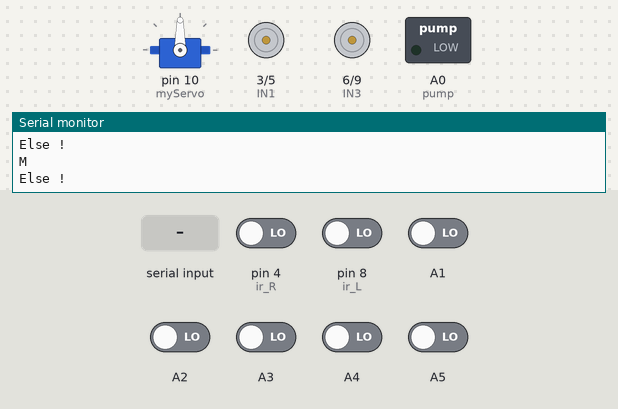
Recording of a sketch running on a simulated Arduino Uno, built with avr-gcc and run on an emulated ATmega328P. Shown: servo, motor-driver pin pairs drawn as motors (green arrow = first pin HIGH = forward, orange = second pin HIGH = backward, longer = more drive), switched loads named in the sketch (green lamp = pin HIGH), the last lines printed to the serial monitor. The test bench sets the inputs (shaded band); at power-on: A1–5, pin 4 (ir_R), pin 8 (ir_L) LOW.

Above: at 1.2 s.
1.3 s: "U" received over the second serial link
3.2 s: "A" received over Serial
At 3.45 s:
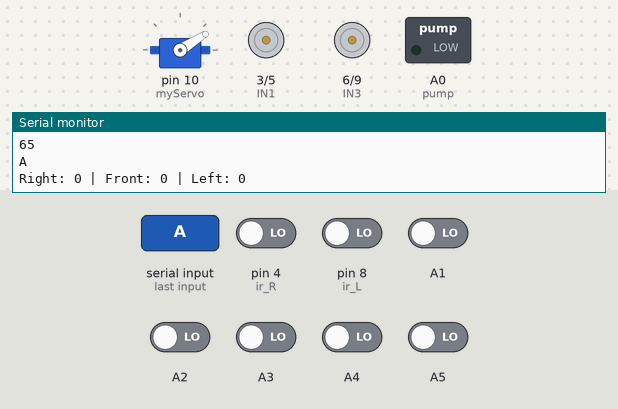
At 4.35 s:
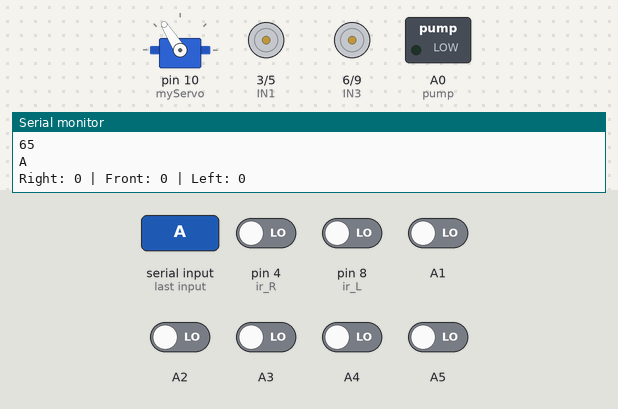
6.2 s: "R" received over Serial
At 9.3 s:
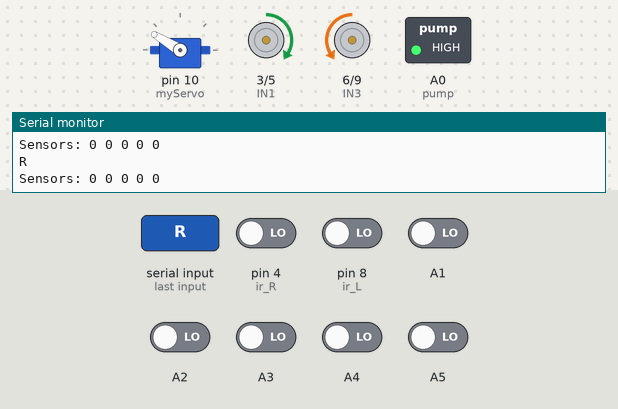
Timing chart, 0 to 10.8 s (numbered marks = the images above; inputs shaded):
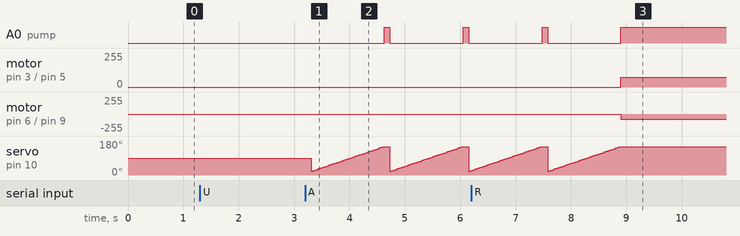

Measured:
- after the input at 6.2 s, A0 (pump): goes on until 8.9 s, then stays HIGH; motor on pin 3 (IN1) / pin 5 (IN2): stopped → forward 75/255 after 2.7 s; motor on pin 6 (IN3) / pin 9 (IN4): stopped → backward 75/255 after 2.7 s; servo on pin 10 (myServo): goes on until 8.9 s, then stays 149°

The sketch:

Switch_Mode.ino
```cpp
#include <Servo.h>
#include <SoftwareSerial.h>

SoftwareSerial mySerial(0, 1); // RX, TX
Servo myServo;  // كائن التحكم في السيرفو

#define IN1 3
#define IN2 5
#define IN3 6
#define IN4 9
#define ir_R 4  // حساس اللهب - يمين
#define ir_L 8  // حساس اللهب - يسار
#define pump A0  // المضخة متصلة بالترانزيستور
#define L2 A1
#define L1 A2
#define middle A3
#define R1 A4
#define R2 A5

// متغير استقبال بيانات البلوتوث
int data;
int Speed = 130;


bool sensorValues[5];
char lastMove = 'F';
char Mode = 'M';                   // F = للأمام، L = يسار، R = يمين
bool SF, SL, SR;

void setup() {
  pinMode(IN1, OUTPUT);
  pinMode(IN2, OUTPUT);
  pinMode(IN3, OUTPUT);
  pinMode(IN4, OUTPUT);
  pinMode(ir_R, INPUT);
  pinMode(ir_L, INPUT);
  pinMode(pump, OUTPUT);

  myServo.attach(10);  // السيرفو متصل بالبن رقم 10
  myServo.write(90);   // الوضع الافتراضي للسيرفو

  for (byte i = 1; i < 6; i++) {
    pinMode(A0 + i, INPUT);
  }
  Serial.begin(9600);
  while (!Serial) {
    ; // wait for serial port to connect. Needed for native USB port only
  }
  mySerial.begin(9600);
}

void loop() {
  if (mySerial.read() == 'U')
    Mode = 'U';
  if (mySerial.read() == 'R' || mySerial.read() == '82')
    Mode = 'R';
  if (mySerial.read() == 'A')
    Mode = 'A';
  Serial.println(Mode);
  switch (Mode) {
    case 'R':
    IR();
    break;
    case 'U':
    manual();
    break;
    case 'A':
    FA();
    break;
    default :
    Serial.println("Else !");
    break;
  }
}

void forward() {
  analogWrite(IN1, 180);
  analogWrite(IN2, 0);
  analogWrite(IN3, 180);
  analogWrite(IN4, 0);
  lastMove = 'F';
}

void right() {
  analogWrite(IN1, 75);
  analogWrite(IN2, 0);
  analogWrite(IN3, 0);
  analogWrite(IN4, 75);
  lastMove = 'R';
}


void left() {
  analogWrite(IN1, 0);
  analogWrite(IN2, 75);
  analogWrite(IN3, 75);
  analogWrite(IN4, 0);
  lastMove = 'L';
}


void readSensors() {
  for (byte i = 0; i < 5; i++) {
    sensorValues[i] = digitalRead(A1 + i);
  }

  Serial.print("Sensors: ");
  for (byte i = 0; i < 5; i++) {
    Serial.print(sensorValues[i]);
    Serial.print(" ");
  }
  Serial.println();
}

void continueLastMove() {
  if (lastMove == 'L') left();
  else if (lastMove == 'R') right();
  else forward(); // احتياطي في حال لم تُسجل حركة سابقة
}


void IR() {
  if (Serial.read() == 'A')
    Mode = 'A';
  else if(Serial.read() == 'U')
    Mode = 'U';
  readSensors();
  if (!sensorValues[3] || !sensorValues[4]) { // R1 - يمين بسيط
    right();
  }
  else if (!sensorValues[1] || !sensorValues[0]) { // L1 - يسار بسيط
    left();
  }
  else if (!sensorValues[2]) { // الأوسط فقط إذا لم يظهر الجانبين
    forward();
  }
  else {
    // إذا فقد الخط تمامًا، أكمل في نفس الاتجاه الأخير
    continueLastMove();
  }
}

void manual() {
  if (Serial.available() > 0) {
    data = Serial.read();
    Serial.print("Received: ");
    Serial.println(data);
  }

  delay(30);

  if (Serial.available()) {
    data = Serial.read();
    Serial.println(data);
  }

  if (data == 'R')
    Mode = 'R';
  else if (data == 'A')
    Mode = 'A';

  if (data == 1) {
    analogWrite(IN1, 255);
    analogWrite(IN2, 0);
    analogWrite(IN3, 255);
    analogWrite(IN4, 0);
  }

  else if (data == 2) {
    analogWrite(IN1, 0);
    analogWrite(IN2, 255);
    analogWrite(IN3, 0);
    analogWrite(IN4, 255);
  }
  else if (data == 3) {
    analogWrite(IN1, 255);
    analogWrite(IN2, 0);
    analogWrite(IN3, 0);
    analogWrite(IN4, 0);
  }
  else if (data == 4) {
    analogWrite(IN1, 0);
    analogWrite(IN2, 0);
    analogWrite(IN3, 255);
    analogWrite(IN4, 0);
  }

  else if (data == 5) {
    analogWrite(IN1, 0);
    analogWrite(IN2, 0);
    analogWrite(IN3, 0);
    analogWrite(IN4, 0);
  }
}
void FA() {
  if (Serial.read() == 'R')
    Mode = 'R';
  if (Serial.read() == 'U')
    Mode = 'U';

  SF = digitalRead(ir_R);
  SR = digitalRead(ir_L);

  Serial.print("Right: "); Serial.print(SL);
  Serial.print(" | Front: "); Serial.print(SF);
  Serial.print(" | Left: "); Serial.println(SR);

  delay(100);

  if (!SF) {  // إذا تم الكشف عن نار في المنتصف
    Stop();
    MoveServo('F');
  }
  else if (!SL) {  // إذا تم الكشف عن نار علي اليمين
    Stop();
    MoveServo('R');
  }
  else if (!SR) {  // إذا تم الكشف عن نار على اليسار
    Stop();
    MoveServo('L');
  }
  else {  // لا يوجد حريق، تابع التحرك
    MoveForward();
    digitalWrite(pump, HIGH);
  }
}

void MoveServo(char numS) {
  digitalWrite(pump, LOW);
  switch (numS) {
  case 'R':
    for (int i = 0; i <= 90; i += 3) {
      myServo.write(i);
      delay(30);
    }
    break;
  case 'F':
  for (int i = 20; i <= 150; i += 3) {
      myServo.write(i);
      delay(30);
    }
    break;
  case 'L':
  for (int i = 180; i >= 90; i -= 3) {
      myServo.write(i);
      delay(30);
    }
  break;
  }
  digitalWrite(pump, HIGH);
}

void MoveForward() {
  digitalWrite(IN1, HIGH);
  digitalWrite(IN2, LOW);
  digitalWrite(IN3, HIGH);
  digitalWrite(IN4, LOW);
}

void Stop() {
  digitalWrite(IN1, LOW);
  digitalWrite(IN2, LOW);
  digitalWrite(IN3, LOW);
  digitalWrite(IN4, LOW);
}
```
